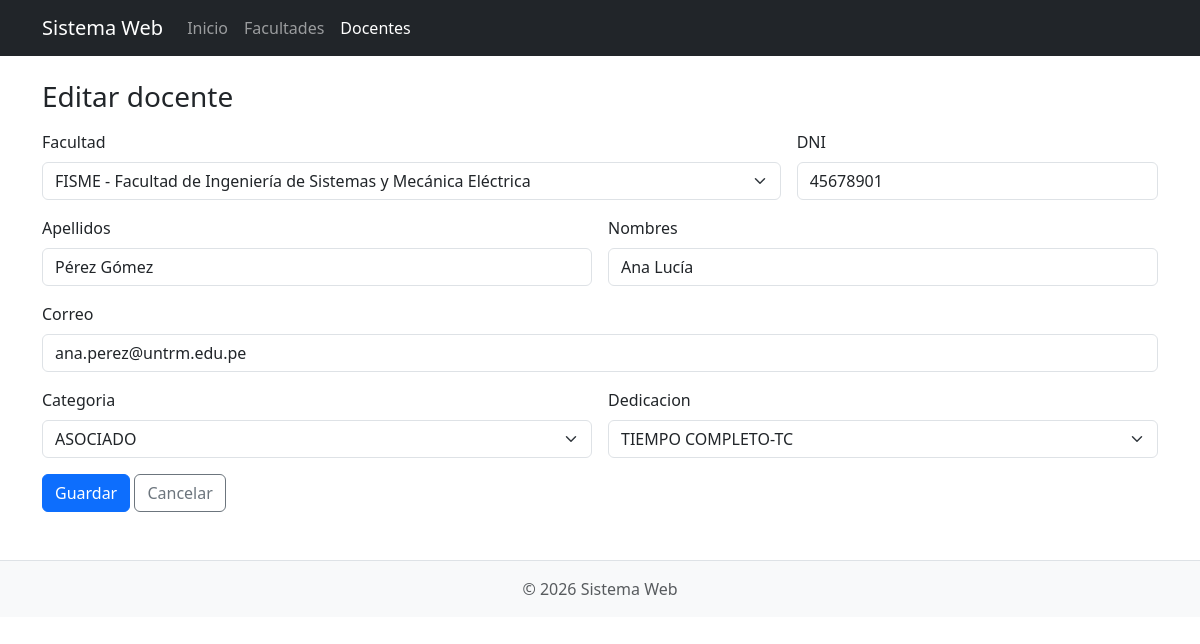
Screenshot of /docente/editar/1 with the database file from the repository.
### tables this page shows
CREATE TABLE docente (
    id INT AUTO_INCREMENT PRIMARY KEY,
    id_facultad INT NOT NULL,
    dni VARCHAR(8) NOT NULL,
    apellidos VARCHAR(100) NOT NULL,
    nombres VARCHAR(100) NOT NULL,
    correo VARCHAR(150) NOT NULL,
    categoria ENUM('AUXILIAR','ASOCIADO','PRINCIPAL') NOT NULL,
    dedicacion ENUM(
        'DEDICACION EXCLUSIVA-DE',
        'TIEMPO COMPLETO-TC',
        'TIEMPO PARCIAL-TP'
    ) NOT NULL,
    estado TINYINT NOT NULL DEFAULT 1,
    CONSTRAINT fk_docente_facultad
        FOREIGN KEY (id_facultad) REFERENCES facultad(id)
);

CREATE TABLE facultad (
    id INT AUTO_INCREMENT PRIMARY KEY,
    nombre VARCHAR(120) NOT NULL,
    abreviatura VARCHAR(20) NOT NULL,
    estado TINYINT NOT NULL DEFAULT 1
);

### Libraries/Core/Views.php (called while the page is built, shortened)
<?php
class Views
{
    public function render($controller, $view, $data = [])
    {
        require "Views/Layout/main.php";
    }
}

### Controllers/DocenteController.php (called while the page is built, shortened)
<?php
class DocenteController extends Controller
{
    public function editar($id)
    {
        $fila = $this->model->activo($id);
        $this->mostrarFormulario("Editar docente", $id, $fila, []);
    }
    private function mostrarFormulario($titulo, $id, $old, $errores)
    {
        $this->views->render($this, "formulario", [
            "titulo" => $titulo,
            "id" => $id,
            "old" => $old,
            "errores" => $errores,
            "facultades" => $this->model->facultades(),
            "categorias" => DocenteModel::CATEGORIAS,
            "dedicaciones" => DocenteModel::DEDICACIONES,
        ]);
    }
}

### index.php (called while the page is built, shortened)
<?php
require_once "Helpers/Helpers.php";
require_once "Libraries/Core/Load.php";

### Helpers/Helpers.php (called while the page is built, shortened)
<?php
function e($valor)
{
    return htmlspecialchars((string)$valor, ENT_QUOTES, "UTF-8");
}
function url($ruta = "")
{
    return BASE_URL . ($ruta === "" ? "" : "/" . ltrim($ruta, "/"));
}

### Libraries/Core/Conexion.php (called while the page is built)
<?php
class Conexion
{
    private static $conect = null;
    public function __construct()
    {
        if (self::$conect !== null) {
            return;
        }
        try {
            self::$conect = new PDO(
                "mysql:host=" . DB_HOST . ";port=" . DB_PORT . ";dbname=" . DB_NAME . ";charset=" . DB_CHARSET,
                DB_USER,
                DB_PASS,
                [
                    PDO::ATTR_ERRMODE => PDO::ERRMODE_EXCEPTION,
                    PDO::ATTR_DEFAULT_FETCH_MODE => PDO::FETCH_ASSOC,
                    PDO::ATTR_EMULATE_PREPARES => false
                ]
            );
        } catch (PDOException $e) {
            http_response_code(500);
            exit(DEBUG ? "Error de conexion: " . $e->getMessage() : "Error de conexion con la base de datos.");
        }
    }
    public function connect()
    {
        return self::$conect;
    }
}

### Libraries/Core/Model.php (called while the page is built, shortened)
<?php
class Model extends Conexion
{
    protected $table;
    protected $select = "*";
    protected $whereBuilder = [];
    protected $bindings = [];
    protected $orderBy = [];
    protected $limit = "";
    public function __construct($table = null)
    {
        if ($table !== null) {
            $this->table = $table;
        }
        if (empty($this->table)) {
            $name = preg_replace("/Model$/", "", static::class);
            $this->table = strtolower(preg_replace("/(?<!^)[A-Z]/", "_$0", $name));
        }
    }
    protected function ident($name)
    {
        $name = trim($name);
        return "`" . str_replace(".", "`.`", $name) . "`";
    }
    protected function query($sql, $params = [])
    {
        $stmt = $this->connect()->prepare($sql);
        foreach ($params as $key => $value) {
            if ($value === null) {
                $type = PDO::PARAM_NULL;
            } elseif (is_int($value)) {
                $type = PDO::PARAM_INT;
            } else {
                $type = PDO::PARAM_STR;
            }
            $stmt->bindValue($key, $value, $type);
        }
        $stmt->execute();
        return $stmt;
    }
    private function addCondition($column, $operator, $value)
    {
        $operator = strtoupper(trim($operator));
        $col = $this->ident($column);
        $holder = ":w" . count($this->bindings);
        $this->whereBuilder[] = "{$col} {$operator} {$holder}";
        $this->bindings[$holder] = $value;
    }
    public function orderBy($field, $direction = "ASC")
    {
        $direction = strtoupper($direction) === "DESC" ? "DESC" : "ASC";
        $this->orderBy[] = $this->ident($field) . " {$direction}";
        return $this;
    }
    public function limit($limit, $offset = null)
    {
        $this->limit = "LIMIT " . (int)$limit . ($offset !== null ? " OFFSET " . (int)$offset : "");
        return $this;
    }
    public function get()
    {
        try {
            $sql = "SELECT {$this->select} FROM " . $this->ident($this->table);
            if (!empty($this->whereBuilder)) {
                $sql .= " WHERE " . implode(" AND ", $this->whereBuilder);
            }
            if (!empty($this->orderBy)) {
                $sql .= " ORDER BY " . implode(", ", $this->orderBy);
            }
            if ($this->limit !== "") {
                $sql .= " " . $this->limit;
            }
            return $this->query($sql, $this->bindings)->fetchAll();
        } finally {
            $this->resetQuery();
        }
    }
    public function first()
    {
        $result = $this->get();
        return $result[0] ?? null;
    }
    private function resetQuery()
    {
        $this->select = "*";
        $this->whereBuilder = [];
        $this->bindings = [];
        $this->orderBy = [];
        $this->limit = "";
    }
}

### Models/DocenteModel.php (called while the page is built, shortened)
<?php
class DocenteModel extends Model
{
    public function activo($id)
    {
        return $this->where(["id" => $id, "estado" => 1])->first();
    }
    public function facultades()
    {
        return (new Model("facultad"))->where("estado", 1)->orderBy("nombre")->get();
    }
}

### Views/Docente/formulario.php (the view, shortened to what this page needs)
<?php
$accion = $data["id"] === null ? url("docente/guardar") : url("docente/actualizar/" . $data["id"]);
$old = $data["old"];
?>
<h1 class="h3 mb-3"><?= e($data["titulo"]) ?></h1>
<form action="<?= $accion ?>" method="post" class="row g-3">
    <div class="col-md-8">
        <label for="id_facultad" class="form-label">Facultad</label>
        <select id="id_facultad" name="id_facultad" class="form-select" required>
            <?php foreach ($data["facultades"] as $facultad) : ?>
                <option value="<?= e($facultad["id"]) ?>" <?= (string)($old["id_facultad"] ?? "") === (string)$facultad["id"] ? "selected" : "" ?>>
                    <?= e($facultad["abreviatura"] . " - " . $facultad["nombre"]) ?>
                </option>
            <?php endforeach; ?>
        </select>
    </div>
    <div class="col-md-4">
        <label for="dni" class="form-label">DNI</label>
        <input type="text" id="dni" name="dni" class="form-control" maxlength="8" pattern="\d{8}" inputmode="numeric" value="<?= e($old["dni"] ?? "") ?>" required>
    </div>
    <div class="col-md-6">
        <label for="apellidos" class="form-label">Apellidos</label>
        <input type="text" id="apellidos" name="apellidos" class="form-control" maxlength="100" value="<?= e($old["apellidos"] ?? "") ?>" required>
    </div>
    <div class="col-md-6">
        <label for="nombres" class="form-label">Nombres</label>
        <input type="text" id="nombres" name="nombres" class="form-control" maxlength="100" value="<?= e($old["nombres"] ?? "") ?>" required>
    </div>
    <div class="col-12">
        <label for="correo" class="form-label">Correo</label>
        <input type="email" id="correo" name="correo" class="form-control" maxlength="150" value="<?= e($old["correo"] ?? "") ?>" required>
    </div>
    <div class="col-md-6">
        <label for="categoria" class="form-label">Categoria</label>
        <select id="categoria" name="categoria" class="form-select" required>
            <?php foreach ($data["categorias"] as $categoria) : ?>
                <option value="<?= e($categoria) ?>" <?= ($old["categoria"] ?? "") === $categoria ? "selected" : "" ?>><?= e($categoria) ?></option>
            <?php endforeach; ?>
        </select>
    </div>
    <div class="col-md-6">
        <label for="dedicacion" class="form-label">Dedicacion</label>
        <select id="dedicacion" name="dedicacion" class="form-select" required>
            <?php foreach ($data["dedicaciones"] as $dedicacion) : ?>
                <option value="<?= e($dedicacion) ?>" <?= ($old["dedicacion"] ?? "") === $dedicacion ? "selected" : "" ?>><?= e($dedicacion) ?></option>
            <?php endforeach; ?>
        </select>
    </div>
    <div class="col-12">
        <button type="submit" class="btn btn-primary">Guardar</button>
        <a href="<?= url("docente") ?>" class="btn btn-outline-secondary">Cancelar</a>
    </div>
</form>

### rows the page displays
docente: id_facultad "FISME - Facultad de Ingeniería de Sistemas y Mecánica Eléctrica", dni "45678901", apellidos "Pérez Gómez", nombres "Ana Lucía", correo "ana.perez@untrm.edu.pe"

### other values shown
APP_NAME "Sistema Web"
$data["titulo"] "Editar docente"
form field categoria "ASOCIADO"
form field dedicacion "TIEMPO COMPLETO-TC"
